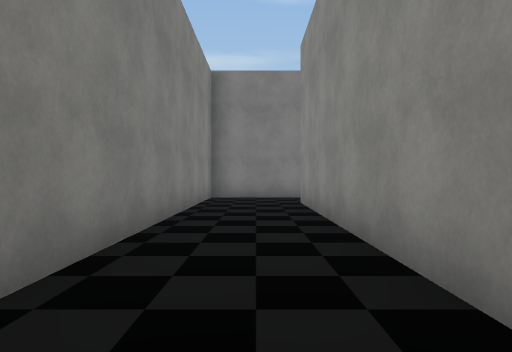
view 1 (above)

24 first-person views from a walk through a scene from a Unity 3-D project. The camera is 1.2 m above the floor, looks level and sees 75° across. The floor is counted in squares, 2 m on a side. Each view is taken from the middle of a square. On the plan, view 1 faces up. The plan holds only what a view shows up to about 10 squares ahead; the rest is blank. The place goes on beyond the plan. The player character is not drawn. Some animated figures are left out. Some surface patterns are stand-ins.

view 2
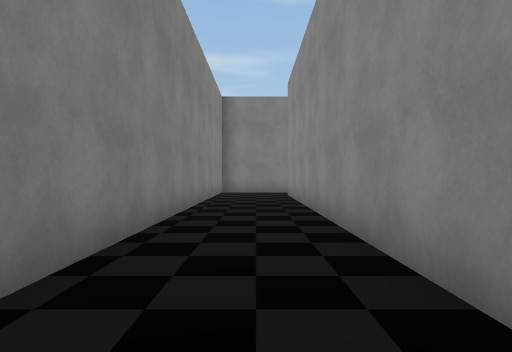

view 3
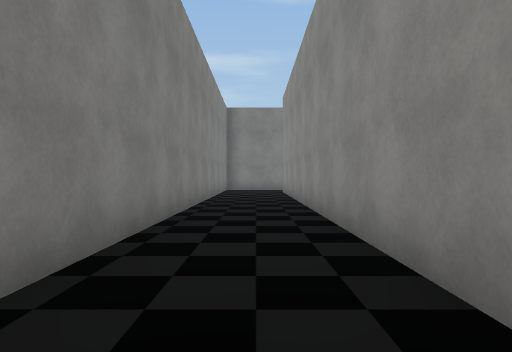

view 4
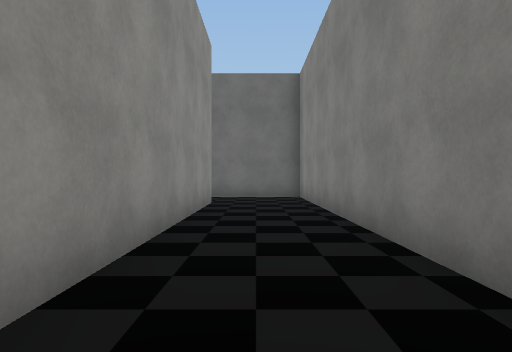

view 5
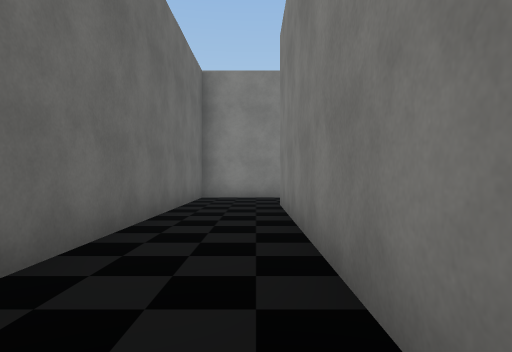

view 6
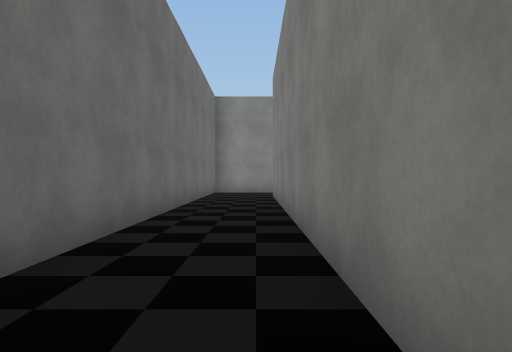

view 7
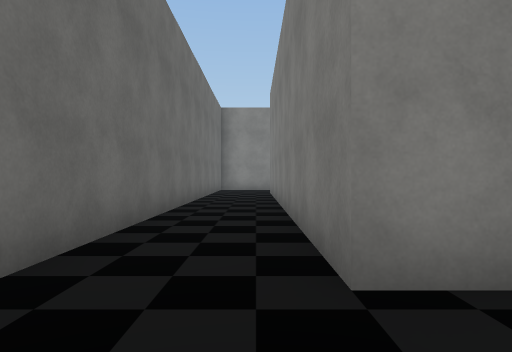

view 8
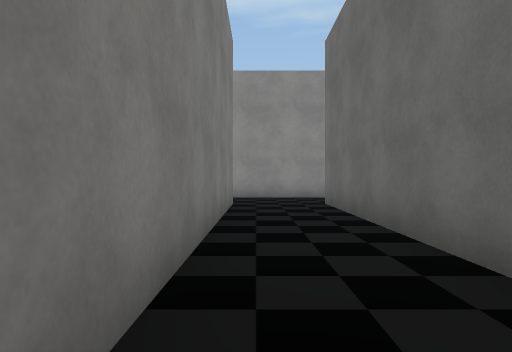

view 9
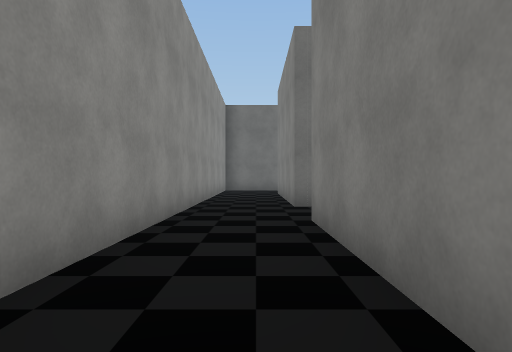

view 10
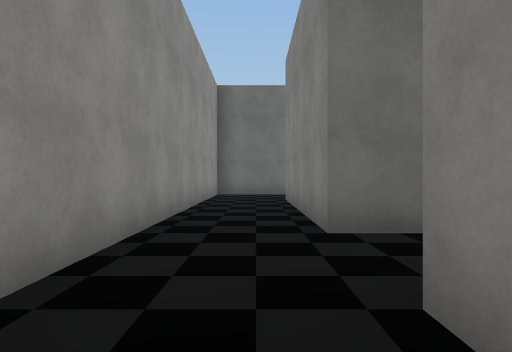

view 11
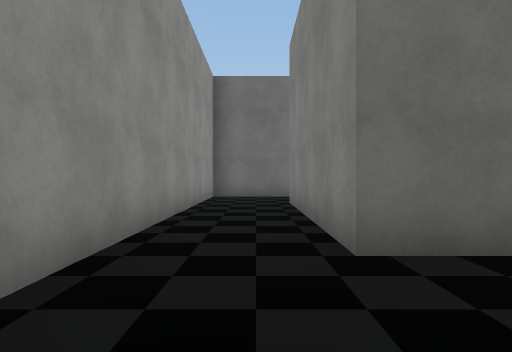

view 12
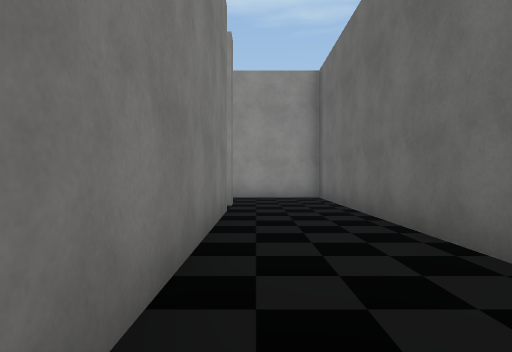

view 13
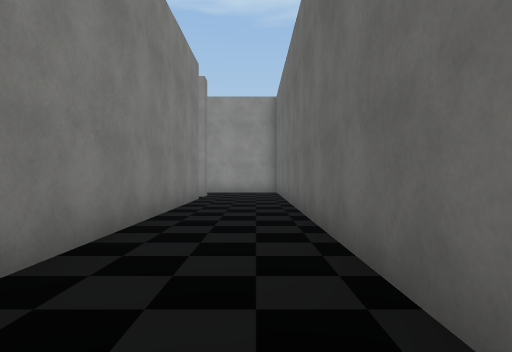

view 14
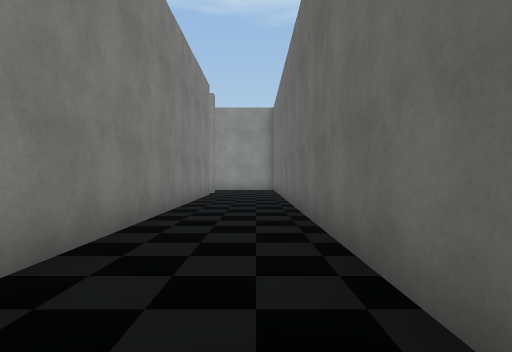

view 15
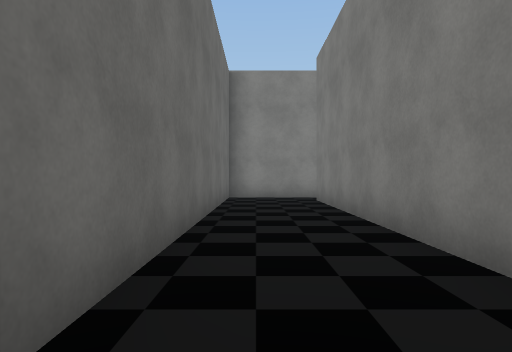

view 16
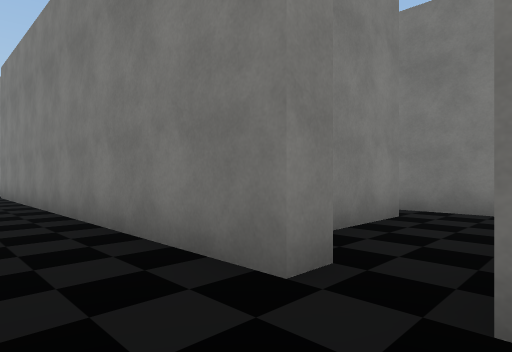

view 17
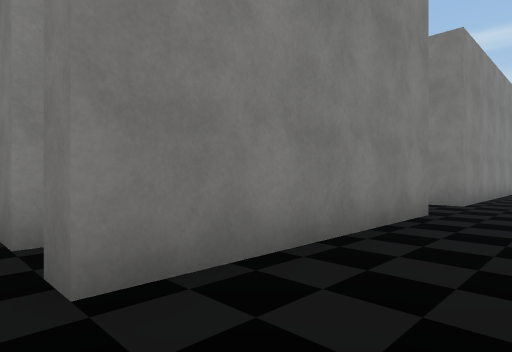

view 18
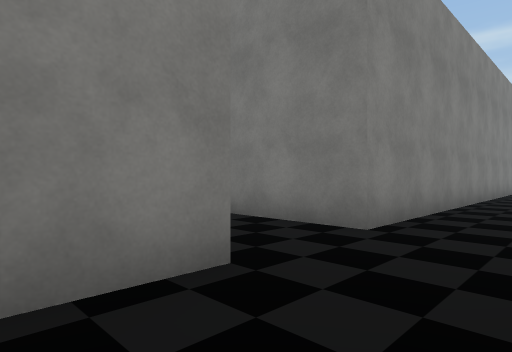

view 19
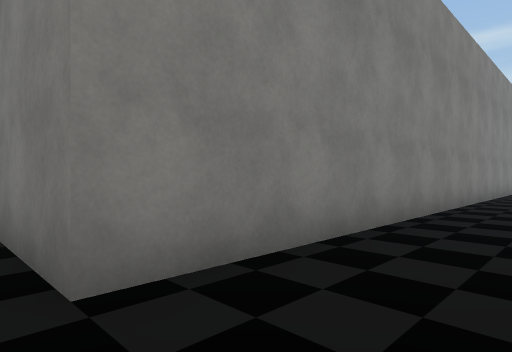

view 20
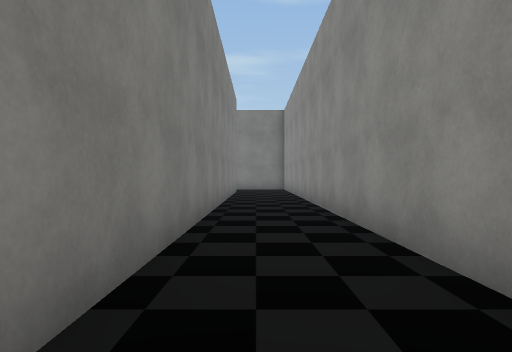

view 21
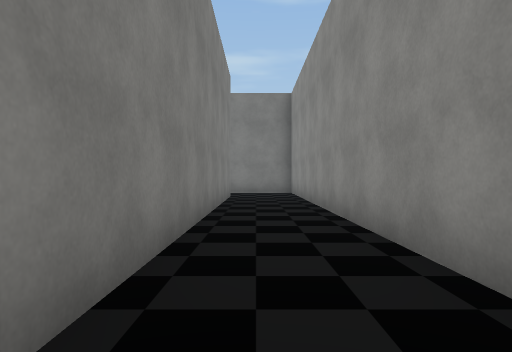

view 22
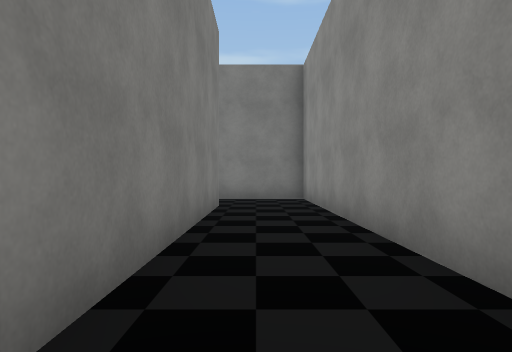

view 23
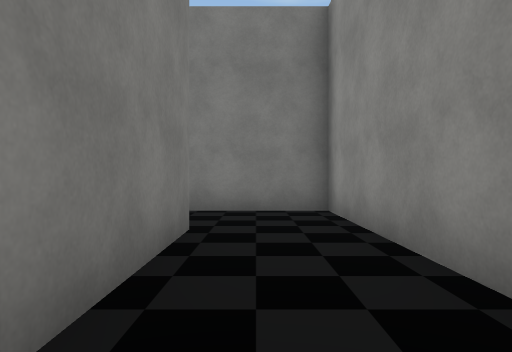

view 24
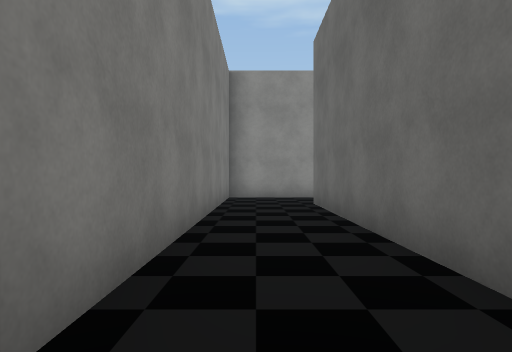

### Floor plan
Ten units are one square. View 1 is at (0, 0); x grows to the right and y downward. Boxes are objects, and circles mark ways between rooms. Rooms are numbered by the first view taken in them; rooms with no view inside come last. Other rooms are left out.
<svg viewBox="-17 -122 155 275">
<path fill="none" stroke="#000" d="M56 -97 113 -97 113 55 10 55 10 -75M12 -93 -12 -93 -12 75 113 75 113 125 108 125M106 148 133 148 133 -117 49 -117M98 120 98 125 -2 125M90 90 90 109M-12 122 -12 148 106 148M101 80 85 80"/>
<circle cx="110" cy="135" r="3" fill="#2a7"/>
<text x="120" y="-10">1</text>
<text x="50" y="130">2</text>
</svg>
Room 1 opens to room 2.

Where each view was taken, in squares from view 1:
view 1: 0 up, 0 right, facing up
view 2: 3 down, 0 right, facing up
view 3: 5 down, 0 right, facing up
view 4: 2 up, 0 right, facing down
view 5: 6 down, 8 right, facing left
view 6: 6 down, 11 right, facing left
view 7: 6 down, 13 right, facing left
view 8: 6 down, 4 right, facing right
view 9: 1 down, 12 right, facing down
view 10: 4 down, 12 right, facing down
view 11: 5 down, 12 right, facing down
view 12: 13 down, 4 right, facing right
view 13: 14 down, 1 right, facing right
view 14: 14 down, 1 left, facing right
view 15: 14 down, 8 right, facing left
view 16: 14 down, 11 right, facing up-left
view 17: 13 down, 13 right, facing up-left
view 18: 9 down, 13 right, facing up-left
view 19: 6 down, 13 right, facing up-left
view 20: 3 down, 12 right, facing up
view 21: 0 up, 12 right, facing up
view 22: 3 up, 12 right, facing up
view 23: 6 up, 12 right, facing up
view 24: 11 up, 4 right, facing right
